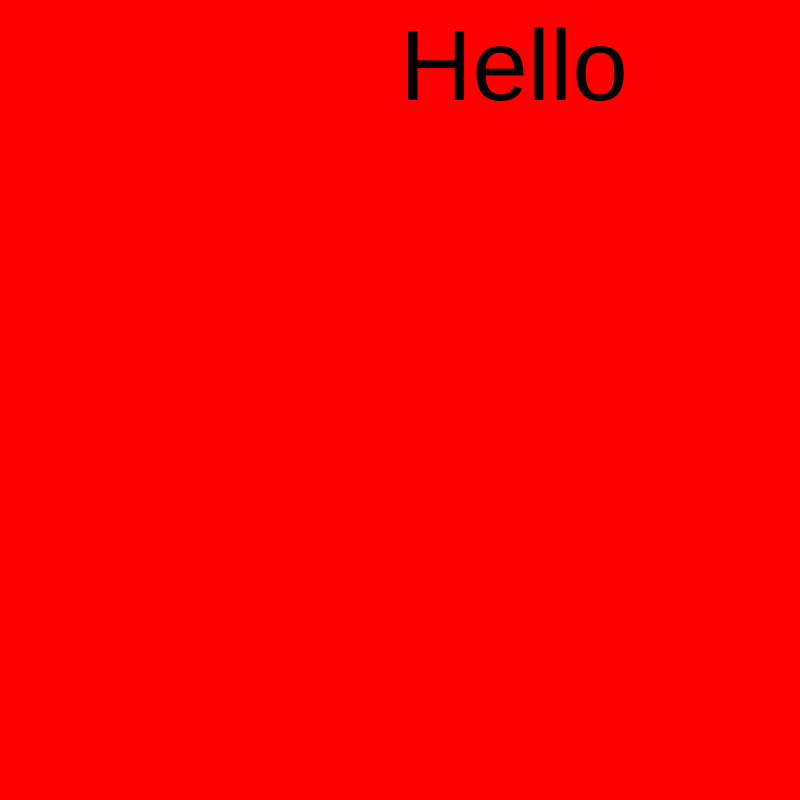
Frame 1 (no input)
Frame 60 (no input): identical to frame 1, image omitted
Frame 120 (the mouse pressed at the canvas centre since frame 60): identical to frame 1, image omitted

The p5.js sketch that drew this single still picture (run headless with seeded random() and noise() and a simulated clock; from frame 60 on, the mouse is pressed at the canvas centre):

// p5.js sketch
// ── sketch.js
var myState = 0

function setup() {
  // put setup code here
  createCanvas(800, 800);

}

function draw() {
  // put drawing code here

  switch (myState) {
    case 0:
      background(255, 0, 0);
      textSize(100);
      text("Hello", width / 2, 100);
      break;

    case 1:
      background(0, 255, 0);
      textSize(100);
      text("I'm Here", 100, 100);
      break;

    case 2:
      background(0, 0, 255);
      textSize(100);
      text("Good Bye", 100, 100);
      break;

}
}

function mouseReleased() {

  myState = myState + 1;

  if (myState > 2) {
    myState = 0;
  }
}
